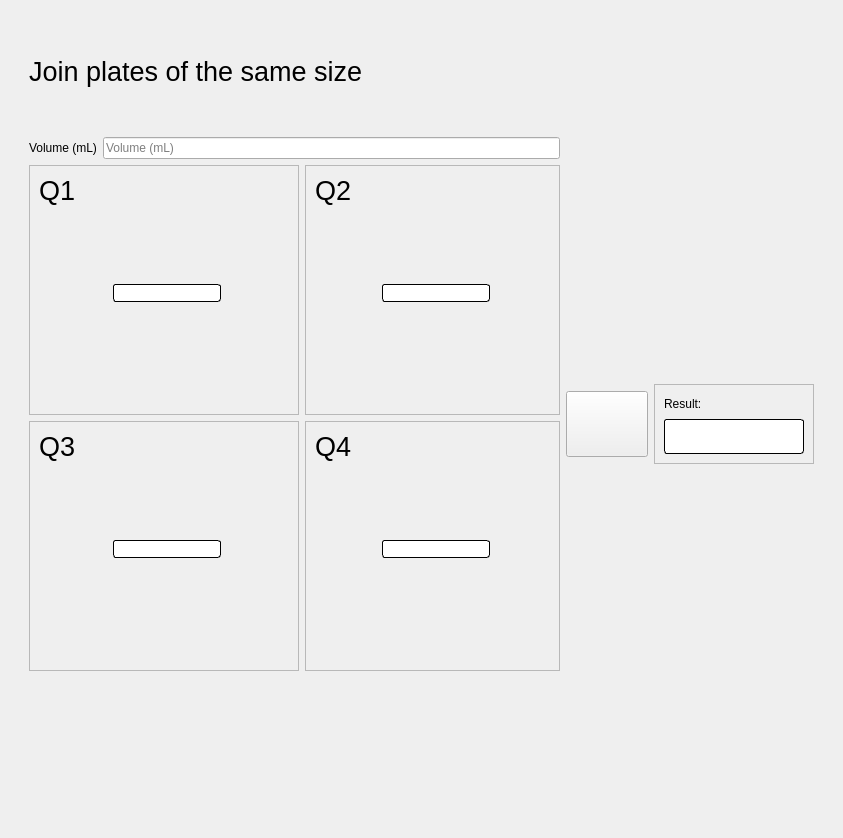
        <widget class="QWidget" name="join_plates_tab">
         <attribute name="title">
          <string>Join Plates</string>
         </attribute>
         <layout class="QGridLayout" name="gridLayout_16">
          <item row="6" column="5">
           <spacer name="horizontalSpacer_26">
            <property name="orientation">
             <enum>Qt::Horizontal</enum>
            </property>
            <property name="sizeType">
             <enum>QSizePolicy::Preferred</enum>
            </property>
            <property name="sizeHint" stdset="0">
             <size>
              <width>18</width>
              <height>20</height>
             </size>
            </property>
           </spacer>
          </item>
          <item row="3" column="0" rowspan="3">
           <spacer name="horizontalSpacer_23">
            <property name="orientation">
             <enum>Qt::Horizontal</enum>
            </property>
            <property name="sizeType">
             <enum>QSizePolicy::MinimumExpanding</enum>
            </property>
            <property name="sizeHint" stdset="0">
             <size>
              <width>18</width>
              <height>20</height>
             </size>
            </property>
           </spacer>
          </item>
          <item row="1" column="2">
           <spacer name="verticalSpacer_18">
            <property name="orientation">
             <enum>Qt::Vertical</enum>
            </property>
            <property name="sizeType">
             <enum>QSizePolicy::MinimumExpanding</enum>
            </property>
            <property name="sizeHint" stdset="0">
             <size>
              <width>20</width>
              <height>120</height>
             </size>
            </property>
           </spacer>
          </item>
          <item row="3" column="4">
           <spacer name="verticalSpacer_19">
            <property name="orientation">
             <enum>Qt::Vertical</enum>
            </property>
            <property name="sizeHint" stdset="0">
             <size>
              <width>20</width>
              <height>201</height>
             </size>
            </property>
           </spacer>
          </item>
          <item row="6" column="4">
           <widget class="QFrame" name="merge_frame_result">
            <property name="minimumSize">
             <size>
              <width>100</width>
              <height>80</height>
             </size>
            </property>
            <property name="styleSheet">
             <string notr="true">QFrame#merge_frame_result[state=&quot;base&quot;] {
	border: 1px solid black;
	border-radius: 2px;
}
QFrame#merge_frame_result[state=&quot;good&quot;] {
	border: 1px solid black;
	border-radius: 2px;
	background-color: rgb(167, 221, 181)
}
QFrame#merge_frame_result[state=&quot;bad&quot;] {
	border: 1px solid black;
	border-radius: 2px;
	background-color: rgb(234, 112, 112)
}
QFrame#merge_frame_result[state=&quot;mismatch&quot;] {
	border: 1px solid black;
	border-radius: 2px;
	background-color: rgb(154, 231, 244)
}</string>
            </property>
            <property name="frameShape">
             <enum>QFrame::StyledPanel</enum>
            </property>
            <property name="frameShadow">
             <enum>QFrame::Raised</enum>
            </property>
            <property name="state" stdset="0">
             <string>base</string>
            </property>
            <layout class="QGridLayout" name="gridLayout_17">
             <item row="0" column="0">
              <layout class="QVBoxLayout" name="verticalLayout_3">
               <item>
                <widget class="QLabel" name="label_4">
                 <property name="sizePolicy">
                  <sizepolicy hsizetype="Fixed" vsizetype="Preferred">
                   <horstretch>0</horstretch>
                   <verstretch>0</verstretch>
                  </sizepolicy>
                 </property>
                 <property name="minimumSize">
                  <size>
                   <width>140</width>
                   <height>0</height>
                  </size>
                 </property>
                 <property name="text">
                  <string>Result:</string>
                 </property>
                </widget>
               </item>
               <item>
                <widget class="QLineEdit" name="join_result_eb">
                 <property name="minimumSize">
                  <size>
                   <width>0</width>
                   <height>35</height>
                  </size>
                 </property>
                 <property name="styleSheet">
                  <string notr="true">QLineEdit{
	border: 1px solid black;
	border-radius: 3px
}</string>
                 </property>
                </widget>
               </item>
              </layout>
             </item>
            </layout>
           </widget>
          </item>
          <item row="8" column="1">
           <widget class="QLabel" name="join_errorlab">
            <property name="text">
             <string/>
            </property>
            <property name="alignment">
             <set>Qt::AlignLeading|Qt::AlignLeft|Qt::AlignTop</set>
            </property>
           </widget>
          </item>
          <item row="3" column="1" rowspan="5">
           <layout class="QGridLayout" name="gridLayout_15">
            <item row="1" column="1">
             <widget class="QFrame" name="merge_frame_4">
              <property name="sizePolicy">
               <sizepolicy hsizetype="Preferred" vsizetype="Preferred">
                <horstretch>0</horstretch>
                <verstretch>0</verstretch>
               </sizepolicy>
              </property>
              <property name="styleSheet">
               <string notr="true">QFrame#merge_frame_4[state=&quot;base&quot;] {
	border: 1px solid black;
	border-radius: 2px;
}
QFrame#merge_frame_4[state=&quot;good&quot;] {
	border: 1px solid black;
	border-radius: 2px;
	background-color: rgb(167, 221, 181)
}
QFrame#merge_frame_4[state=&quot;bad&quot;] {
	border: 1px solid black;
	border-radius: 2px;
	background-color: rgb(234, 112, 112)
}
QFrame#merge_frame_4[state=&quot;mismatch&quot;] {
	border: 1px solid black;
	border-radius: 2px;
	background-color: rgb(154, 231, 244)
}</string>
              </property>
              <property name="frameShape">
               <enum>QFrame::StyledPanel</enum>
              </property>
              <property name="frameShadow">
               <enum>QFrame::Raised</enum>
              </property>
              <property name="state" stdset="0">
               <string>base</string>
              </property>
              <layout class="QGridLayout" name="gridLayout_14">
               <item row="0" column="1">
                <spacer name="verticalSpacer_15">
                 <property name="orientation">
                  <enum>Qt::Vertical</enum>
                 </property>
                 <property name="sizeHint" stdset="0">
                  <size>
                   <width>20</width>
                   <height>89</height>
                  </size>
                 </property>
                </spacer>
               </item>
               <item row="1" column="0">
                <spacer name="horizontalSpacer_21">
                 <property name="orientation">
                  <enum>Qt::Horizontal</enum>
                 </property>
                 <property name="sizeHint" stdset="0">
                  <size>
                   <width>61</width>
                   <height>20</height>
                  </size>
                 </property>
                </spacer>
               </item>
               <item row="1" column="1">
                <widget class="QLineEdit" name="join_q4_eb">
                 <property name="styleSheet">
                  <string notr="true">QLineEdit{
	border: 1px solid black;
	border-radius: 3px
}</string>
                 </property>
                </widget>
               </item>
               <item row="1" column="2">
                <spacer name="horizontalSpacer_22">
                 <property name="orientation">
                  <enum>Qt::Horizontal</enum>
                 </property>
                 <property name="sizeHint" stdset="0">
                  <size>
                   <width>60</width>
                   <height>20</height>
                  </size>
                 </property>
                </spacer>
               </item>
               <item row="2" column="1">
                <spacer name="verticalSpacer_16">
                 <property name="orientation">
                  <enum>Qt::Vertical</enum>
                 </property>
                 <property name="sizeHint" stdset="0">
                  <size>
                   <width>20</width>
                   <height>89</height>
                  </size>
                 </property>
                </spacer>
               </item>
               <item row="0" column="0">
                <widget class="QLabel" name="label_12">
                 <property name="font">
                  <font>
                   <pointsize>20</pointsize>
                  </font>
                 </property>
                 <property name="text">
                  <string>Q4</string>
                 </property>
                 <property name="alignment">
                  <set>Qt::AlignLeading|Qt::AlignLeft|Qt::AlignTop</set>
                 </property>
                </widget>
               </item>
              </layout>
             </widget>
            </item>
            <item row="0" column="0">
             <widget class="QFrame" name="merge_frame_1">
              <property name="sizePolicy">
               <sizepolicy hsizetype="Preferred" vsizetype="Preferred">
                <horstretch>0</horstretch>
                <verstretch>0</verstretch>
               </sizepolicy>
              </property>
              <property name="styleSheet">
               <string notr="true">QFrame#merge_frame_1[state=&quot;base&quot;] {
	border: 1px solid black;
	border-radius: 2px;
}
QFrame#merge_frame_1[state=&quot;good&quot;] {
	border: 1px solid black;
	border-radius: 2px;
	background-color: rgb(167, 221, 181)
}
QFrame#merge_frame_1[state=&quot;bad&quot;] {
	border: 1px solid black;
	border-radius: 2px;
	background-color: rgb(234, 112, 112)
}
QFrame#merge_frame_1[state=&quot;mismatch&quot;] {
	border: 1px solid black;
	border-radius: 2px;
	background-color: rgb(154, 231, 244)
}</string>
              </property>
              <property name="frameShape">
               <enum>QFrame::StyledPanel</enum>
              </property>
              <property name="frameShadow">
               <enum>QFrame::Raised</enum>
              </property>
              <property name="state" stdset="0">
               <string>base</string>
              </property>
              <layout class="QGridLayout" name="gridLayout_11">
               <item row="0" column="1">
                <spacer name="verticalSpacer_3">
                 <property name="orientation">
                  <enum>Qt::Vertical</enum>
                 </property>
                 <property name="sizeHint" stdset="0">
                  <size>
                   <width>20</width>
                   <height>92</height>
                  </size>
                 </property>
                </spacer>
               </item>
               <item row="1" column="0">
                <spacer name="horizontalSpacer_15">
                 <property name="orientation">
                  <enum>Qt::Horizontal</enum>
                 </property>
                 <property name="sizeHint" stdset="0">
                  <size>
                   <width>68</width>
                   <height>20</height>
                  </size>
                 </property>
                </spacer>
               </item>
               <item row="1" column="1">
                <widget class="QLineEdit" name="join_q1_eb">
                 <property name="styleSheet">
                  <string notr="true">QLineEdit{
	border: 1px solid black;
	border-radius: 3px
}</string>
                 </property>
                </widget>
               </item>
               <item row="1" column="2">
                <spacer name="horizontalSpacer_16">
                 <property name="orientation">
                  <enum>Qt::Horizontal</enum>
                 </property>
                 <property name="sizeHint" stdset="0">
                  <size>
                   <width>68</width>
                   <height>20</height>
                  </size>
                 </property>
                </spacer>
               </item>
               <item row="2" column="1">
                <spacer name="verticalSpacer_10">
                 <property name="orientation">
                  <enum>Qt::Vertical</enum>
                 </property>
                 <property name="sizeHint" stdset="0">
                  <size>
                   <width>20</width>
                   <height>92</height>
                  </size>
                 </property>
                </spacer>
               </item>
               <item row="0" column="0">
                <widget class="QLabel" name="label_5">
                 <property name="font">
                  <font>
                   <pointsize>20</pointsize>
                  </font>
                 </property>
                 <property name="text">
                  <string>Q1</string>
                 </property>
                 <property name="alignment">
                  <set>Qt::AlignLeading|Qt::AlignLeft|Qt::AlignTop</set>
                 </property>
                </widget>
               </item>
              </layout>
             </widget>
            </item>
            <item row="1" column="0">
             <widget class="QFrame" name="merge_frame_3">
              <property name="sizePolicy">
               <sizepolicy hsizetype="Preferred" vsizetype="Preferred">
                <horstretch>0</horstretch>
                <verstretch>0</verstretch>
               </sizepolicy>
              </property>
              <property name="styleSheet">
               <string notr="true">QFrame#merge_frame_3[state=&quot;base&quot;] {
	border: 1px solid black;
	border-radius: 2px;
}
QFrame#merge_frame_3[state=&quot;good&quot;] {
	border: 1px solid black;
	border-radius: 2px;
	background-color: rgb(167, 221, 181)
}
QFrame#merge_frame_3[state=&quot;bad&quot;] {
	border: 1px solid black;
	border-radius: 2px;
	background-color: rgb(234, 112, 112)
}
QFrame#merge_frame_3[state=&quot;mismatch&quot;] {
	border: 1px solid black;
	border-radius: 2px;
	background-color: rgb(154, 231, 244)
}</string>
              </property>
              <property name="frameShape">
               <enum>QFrame::StyledPanel</enum>
              </property>
              <property name="frameShadow">
               <enum>QFrame::Raised</enum>
              </property>
              <property name="state" stdset="0">
               <string>base</string>
              </property>
              <layout class="QGridLayout" name="gridLayout_13">
               <item row="0" column="1">
                <spacer name="verticalSpacer_13">
                 <property name="orientation">
                  <enum>Qt::Vertical</enum>
                 </property>
                 <property name="sizeHint" stdset="0">
                  <size>
                   <width>20</width>
                   <height>89</height>
                  </size>
                 </property>
                </spacer>
               </item>
               <item row="1" column="0">
                <spacer name="horizontalSpacer_19">
                 <property name="orientation">
                  <enum>Qt::Horizontal</enum>
                 </property>
                 <property name="sizeHint" stdset="0">
                  <size>
                   <width>61</width>
                   <height>20</height>
                  </size>
                 </property>
                </spacer>
               </item>
               <item row="1" column="1">
                <widget class="QLineEdit" name="join_q3_eb">
                 <property name="styleSheet">
                  <string notr="true">QLineEdit{
	border: 1px solid black;
	border-radius: 3px
}</string>
                 </property>
                </widget>
               </item>
               <item row="1" column="2">
                <spacer name="horizontalSpacer_20">
                 <property name="orientation">
                  <enum>Qt::Horizontal</enum>
                 </property>
                 <property name="sizeHint" stdset="0">
                  <size>
                   <width>60</width>
                   <height>20</height>
                  </size>
                 </property>
                </spacer>
               </item>
               <item row="2" column="1">
                <spacer name="verticalSpacer_14">
                 <property name="orientation">
                  <enum>Qt::Vertical</enum>
                 </property>
                 <property name="sizeHint" stdset="0">
                  <size>
                   <width>20</width>
                   <height>89</height>
                  </size>
                 </property>
                </spacer>
               </item>
               <item row="0" column="0">
                <widget class="QLabel" name="label_11">
                 <property name="font">
                  <font>
                   <pointsize>20</pointsize>
                  </font>
                 </property>
                 <property name="text">
                  <string>Q3</string>
                 </property>
                 <property name="alignment">
                  <set>Qt::AlignLeading|Qt::AlignLeft|Qt::AlignTop</set>
                 </property>
                </widget>
               </item>
              </layout>
             </widget>
            </item>
            <item row="0" column="1">
             <widget class="QFrame" name="merge_frame_2">
              <property name="sizePolicy">
               <sizepolicy hsizetype="Preferred" vsizetype="Preferred">
                <horstretch>0</horstretch>
                <verstretch>0</verstretch>
               </sizepolicy>
              </property>
              <property name="styleSheet">
               <string notr="true">QFrame#merge_frame_2[state=&quot;base&quot;] {
	border: 1px solid black;
	border-radius: 2px;
}
QFrame#merge_frame_2[state=&quot;good&quot;] {
	border: 1px solid black;
	border-radius: 2px;
	background-color: rgb(167, 221, 181)
}
QFrame#merge_frame_2[state=&quot;bad&quot;] {
	border: 1px solid black;
	border-radius: 2px;
	background-color: rgb(234, 112, 112)
}
QFrame#merge_frame_2[state=&quot;mismatch&quot;] {
	border: 1px solid black;
	border-radius: 2px;
	background-color: rgb(154, 231, 244)
}</string>
              </property>
              <property name="frameShape">
               <enum>QFrame::StyledPanel</enum>
              </property>
              <property name="frameShadow">
               <enum>QFrame::Raised</enum>
              </property>
              <property name="state" stdset="0">
               <string>base</string>
              </property>
              <layout class="QGridLayout" name="gridLayout_12">
               <item row="0" column="1">
                <spacer name="verticalSpacer_11">
                 <property name="orientation">
                  <enum>Qt::Vertical</enum>
                 </property>
                 <property name="sizeHint" stdset="0">
                  <size>
                   <width>20</width>
                   <height>89</height>
                  </size>
                 </property>
                </spacer>
               </item>
               <item row="1" column="0">
                <spacer name="horizontalSpacer_17">
                 <property name="orientation">
                  <enum>Qt::Horizontal</enum>
                 </property>
                 <property name="sizeHint" stdset="0">
                  <size>
                   <width>61</width>
                   <height>20</height>
                  </size>
                 </property>
                </spacer>
               </item>
               <item row="1" column="1">
                <widget class="QLineEdit" name="join_q2_eb">
                 <property name="styleSheet">
                  <string notr="true">QLineEdit{
	border: 1px solid black;
	border-radius: 3px
}</string>
                 </property>
                </widget>
               </item>
               <item row="1" column="2">
                <spacer name="horizontalSpacer_18">
                 <property name="orientation">
                  <enum>Qt::Horizontal</enum>
                 </property>
                 <property name="sizeHint" stdset="0">
                  <size>
                   <width>60</width>
                   <height>20</height>
                  </size>
                 </property>
                </spacer>
               </item>
               <item row="2" column="1">
                <spacer name="verticalSpacer_12">
                 <property name="orientation">
                  <enum>Qt::Vertical</enum>
                 </property>
                 <property name="sizeHint" stdset="0">
                  <size>
                   <width>20</width>
                   <height>89</height>
                  </size>
                 </property>
                </spacer>
               </item>
               <item row="0" column="0">
                <widget class="QLabel" name="label_10">
                 <property name="font">
                  <font>
                   <pointsize>20</pointsize>
                  </font>
                 </property>
                 <property name="text">
                  <string>Q2</string>
                 </property>
                 <property name="alignment">
                  <set>Qt::AlignLeading|Qt::AlignLeft|Qt::AlignTop</set>
                 </property>
                </widget>
               </item>
              </layout>
             </widget>
            </item>
           </layout>
          </item>
          <item row="1" column="1">
           <widget class="QLabel" name="label_8">
            <property name="font">
             <font>
              <pointsize>20</pointsize>
             </font>
            </property>
            <property name="text">
             <string>Join plates of the same size</string>
            </property>
           </widget>
          </item>
          <item row="7" column="4">
           <spacer name="verticalSpacer_20">
            <property name="orientation">
             <enum>Qt::Vertical</enum>
            </property>
            <property name="sizeHint" stdset="0">
             <size>
              <width>20</width>
              <height>201</height>
             </size>
            </property>
           </spacer>
          </item>
          <item row="8" column="2">
           <spacer name="verticalSpacer_17">
            <property name="orientation">
             <enum>Qt::Vertical</enum>
            </property>
            <property name="sizeType">
             <enum>QSizePolicy::MinimumExpanding</enum>
            </property>
            <property name="sizeHint" stdset="0">
             <size>
              <width>20</width>
              <height>150</height>
             </size>
            </property>
           </spacer>
          </item>
          <item row="6" column="2">
           <widget class="QPushButton" name="nine6to384_btn">
            <property name="sizePolicy">
             <sizepolicy hsizetype="Fixed" vsizetype="Fixed">
              <horstretch>0</horstretch>
              <verstretch>0</verstretch>
             </sizepolicy>
            </property>
            <property name="minimumSize">
             <size>
              <width>82</width>
              <height>66</height>
             </size>
            </property>
            <property name="maximumSize">
             <size>
              <width>82</width>
              <height>66</height>
             </size>
            </property>
            <property name="styleSheet">
             <string notr="true">QPushButton[state=&quot;base&quot;] {
	image: url(:/arrow/arrow.png);
}

QPushButton[state=&quot;good&quot;] {
	image: url(:/arrow/arrow.png);
	background-color: rgb(167, 221, 181)
}
QPushButton[state=&quot;bad&quot;] {
	image: url(:/arrow/arrow.png);
	background-color: rgb(234, 112, 112)
}
QPushButton[state=&quot;mismatch&quot;] {
	image: url(:/arrow/arrow.png);
	background-color: rgb(154, 231, 244)
}</string>
            </property>
            <property name="text">
             <string/>
            </property>
            <property name="icon">
             <iconset>
              <normaloff>arrow.png</normaloff>arrow.png</iconset>
            </property>
            <property name="iconSize">
             <size>
              <width>70</width>
              <height>60</height>
             </size>
            </property>
            <property name="state" stdset="0">
             <string>base</string>
            </property>
           </widget>
          </item>
          <item row="2" column="1">
           <layout class="QHBoxLayout" name="horizontalLayout_4">
            <item>
             <widget class="QLabel" name="label_14">
              <property name="sizePolicy">
               <sizepolicy hsizetype="Fixed" vsizetype="Fixed">
                <horstretch>0</horstretch>
                <verstretch>0</verstretch>
               </sizepolicy>
              </property>
              <property name="text">
               <string>Volume (mL)</string>
              </property>
             </widget>
            </item>
            <item>
             <widget class="QLineEdit" name="merge_volume_eb">
              <property name="styleSheet">
               <string notr="true">QLineEdit[state=&quot;base&quot;] {
}
QLineEdit[state=&quot;good&quot;] {
	background-color: rgb(167, 221, 181)
}
QLineEdit[state=&quot;bad&quot;] {
	background-color: rgb(234, 112, 112)
}
QLineEdit[state=&quot;mismatch&quot;] {
	background-color: rgb(154, 231, 244)
}</string>
              </property>
              <property name="placeholderText">
               <string>Volume (mL)</string>
              </property>
              <property name="state" stdset="0">
               <string>base</string>
              </property>
             </widget>
            </item>
           </layout>
          </item>
          <item row="1" column="4" rowspan="2">
           <widget class="QLabel" name="merge_status_lab">
            <property name="text">
             <string/>
            </property>
            <property name="wordWrap">
             <bool>true</bool>
            </property>
            <property name="textInteractionFlags">
             <set>Qt::LinksAccessibleByMouse|Qt::TextSelectableByMouse</set>
            </property>
           </widget>
          </item>
         </layout>
        </widget>
